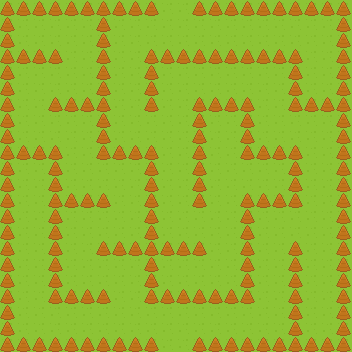

Below is a game level as drawn by its tile map, then a one-line description and the .tmx file that defines it, in full:
An orthogonal 22x22 tile map with 16x16 px tiles, 2 tile layers (Tile Layer 1, Tile Layer 2).

<map version="1.0" orientation="orthogonal" renderorder="right-down" width="22" height="22" tilewidth="16" tileheight="16" nextobjectid="1">
 <tileset firstgid="1" name="roguelikeSheet_transparent" tilewidth="16" tileheight="16" spacing="4" tilecount="1767" columns="57">
  <image source="../Spritesheet/roguelikeSheet_transparent.png" width="1136" height="616" />
 </tileset>
 <layer name="Tile Layer 1" width="22" height="22">
  <data encoding="csv">
63,63,63,63,63,63,63,63,63,63,63,63,63,63,63,63,63,63,63,63,63,63,
63,63,63,63,63,63,63,63,63,63,63,63,63,63,63,63,63,63,63,63,63,63,
63,63,63,63,63,63,63,63,63,63,63,63,63,63,63,63,63,63,63,63,63,63,
63,63,63,63,63,63,63,63,63,63,63,63,63,63,63,63,63,63,63,63,63,63,
63,63,63,63,63,63,63,63,63,63,63,63,63,63,63,63,63,63,63,63,63,63,
63,63,63,63,63,63,63,63,63,63,63,63,63,63,63,63,63,63,63,63,63,63,
63,63,63,63,63,63,63,63,63,63,63,63,63,63,63,63,63,63,63,63,63,63,
63,63,63,63,63,63,63,63,63,63,63,63,63,63,63,63,63,63,63,63,63,63,
63,63,63,63,63,63,63,63,63,63,63,63,63,63,63,63,63,63,63,63,63,63,
63,63,63,63,63,63,63,63,63,63,63,63,63,63,63,63,63,63,63,63,63,63,
63,63,63,63,63,63,63,63,63,63,63,63,63,63,63,63,63,63,63,63,63,63,
63,63,63,63,63,63,63,63,63,63,63,63,63,63,63,63,63,63,63,63,63,63,
63,63,63,63,63,63,63,63,63,63,63,63,63,63,63,63,63,63,63,63,63,63,
63,63,63,63,63,63,63,63,63,63,63,63,63,63,63,63,63,63,63,63,63,63,
63,63,63,63,63,63,63,63,63,63,63,63,63,63,63,63,63,63,63,63,63,63,
63,63,63,63,63,63,63,63,63,63,63,63,63,63,63,63,63,63,63,63,63,63,
63,63,63,63,63,63,63,63,63,63,63,63,63,63,63,63,63,63,63,63,63,63,
63,63,63,63,63,63,63,63,63,63,63,63,63,63,63,63,63,63,63,63,63,63,
63,63,63,63,63,63,63,63,63,63,63,63,63,63,63,63,63,63,63,63,63,63,
63,63,63,63,63,63,63,63,63,63,63,63,63,63,63,63,63,63,63,63,63,63,
63,63,63,63,63,63,63,63,63,63,63,63,63,63,63,63,63,63,63,63,63,63,
63,63,63,63,63,63,63,63,63,63,63,63,63,63,63,63,63,63,63,63,63,63
</data>
 </layer>
 <layer name="Tile Layer 2" width="22" height="22">
  <data encoding="csv">
531,531,531,531,531,531,531,531,531,531,0,0,531,531,531,531,531,531,531,531,531,531,
531,0,0,0,0,0,531,0,0,0,0,0,0,0,0,0,0,0,0,0,0,531,
531,0,0,0,0,0,531,0,0,0,0,0,0,0,0,0,0,0,0,0,0,531,
531,531,531,531,0,0,531,0,0,531,531,531,531,531,531,531,531,531,531,0,0,531,
531,0,0,0,0,0,531,0,0,531,0,0,0,0,0,0,0,0,531,0,0,531,
531,0,0,0,0,0,531,0,0,531,0,0,0,0,0,0,0,0,531,0,0,531,
531,0,0,531,531,531,531,0,0,531,0,0,531,531,531,531,0,0,531,531,531,531,
531,0,0,0,0,0,531,0,0,0,0,0,531,0,0,531,0,0,0,0,0,531,
531,0,0,0,0,0,531,0,0,0,0,0,531,0,0,531,0,0,0,0,0,531,
531,531,531,531,0,0,531,531,531,531,0,0,531,0,0,531,531,531,531,0,0,531,
531,0,0,531,0,0,0,0,0,531,0,0,531,0,0,0,0,0,531,0,0,531,
531,0,0,531,0,0,0,0,0,531,0,0,531,0,0,0,0,0,531,0,0,531,
531,0,0,531,531,531,531,0,0,531,0,0,531,0,0,531,531,531,531,0,0,531,
531,0,0,531,0,0,0,0,0,531,0,0,0,0,0,531,0,0,0,0,0,531,
531,0,0,531,0,0,0,0,0,531,0,0,0,0,0,531,0,0,0,0,0,531,
531,0,0,531,0,0,531,531,531,531,531,531,531,0,0,531,0,0,531,0,0,531,
531,0,0,531,0,0,0,0,0,531,0,0,0,0,0,531,0,0,531,0,0,531,
531,0,0,531,0,0,0,0,0,531,0,0,0,0,0,531,0,0,531,0,0,531,
531,0,0,531,531,531,531,0,0,531,531,531,531,531,531,531,0,0,531,0,0,531,
531,0,0,0,0,0,0,0,0,0,0,0,0,0,0,0,0,0,531,0,0,531,
531,0,0,0,0,0,0,0,0,0,0,0,0,0,0,0,0,0,531,0,0,531,
531,531,531,531,531,531,531,531,531,531,0,0,531,531,531,531,531,531,531,531,531,531
</data>
 </layer>
</map>
